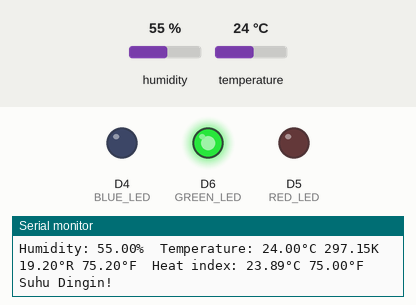
Recording of a program running on a simulated ESP8266 (NodeMCU). On the bench: output pins drawn as LEDs (lit = HIGH), the last lines printed to the serial monitor. The inputs (shaded band) are chosen by the test bench; at power-on: temperature 24 °C, humidity 55 %.

Above: at 5.8 s.
5.9 s: temperature set to 33 °C
At 8.4 s:
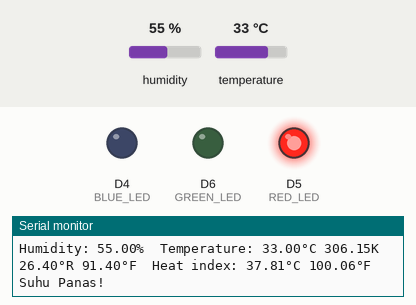
10.2 s: temperature set to 29 °C
At 11.6 s:
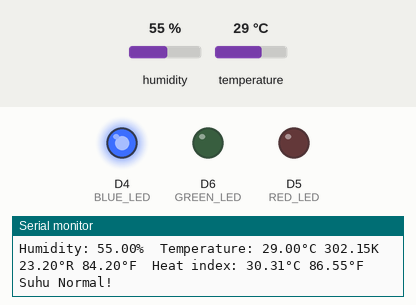
14.5 s: temperature set to 26 °C
At 18.2 s:
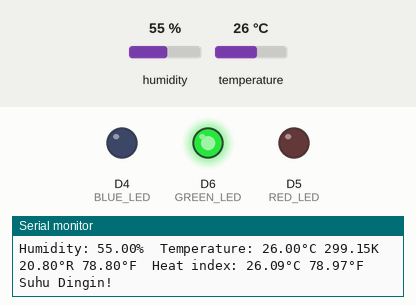
18.8 s: temperature set to 41 °C
At 21.5 s:
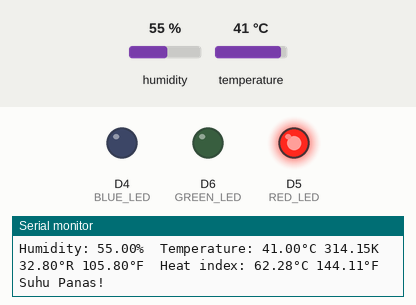
Timing chart, 0 to 23.0 s (numbered marks = the images above; inputs shaded):
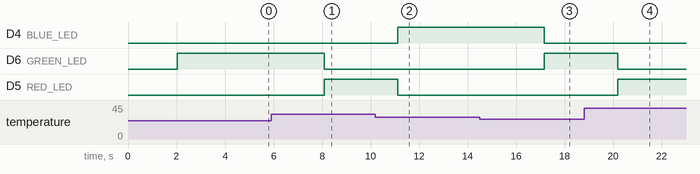

Measured:
- the behaviour switches between 28 and 27 °C on temperature (found by bisection; images 2 and 3)
- after the input at 5.9 s, D6 (GREEN_LED): HIGH → LOW after 2.2 s; D5 (RED_LED): LOW → HIGH after 2.2 s
- after the input at 10.2 s, D4 (BLUE_LED): LOW → HIGH after 0.91 s; D5 (RED_LED): HIGH → LOW after 0.91 s
- after the input at 14.5 s, D4 (BLUE_LED): HIGH → LOW after 2.7 s; D6 (GREEN_LED): LOW → HIGH after 2.7 s
- after the input at 18.8 s, D6 (GREEN_LED): HIGH → LOW after 1.4 s; D5 (RED_LED): LOW → HIGH after 1.4 s

The program:

main.cpp
```cpp
// #include <Arduino.h>
// #include <DHT.h>

// #define DHTTYPE DHT11

// DHT dht(D7, DHTTYPE);

// void setup()
// {
//     dht.begin();
//     Serial.begin(115200);
//     Serial.println("Menggunakan DHT11");
// }

// void loop()
// {
//     delay(2000);
//     float h = dht.readHumidity();
//     float t = dht.readTemperature();
//     float f = dht.readTemperature(true);

//     if (isnan(h) || isnan(t) || isnan(f))
//     {
//         Serial.println("Failed to read from DHT sensor!");
//         return;
//     }

//     float hif = dht.computeHeatIndex(f, h);
//     float hic = dht.computeHeatIndex(t, h, false);

//     Serial.print(F("Humidity: "));
//     Serial.print(h);
//     Serial.print(F("%  Temperature: "));
//     Serial.print(t);
//     Serial.print(F("°C "));
//     Serial.print(f);
//     Serial.print(F("°F  Heat index: "));
//     Serial.print(hic);
//     Serial.print(F("°C "));
//     Serial.print(hif);
//     Serial.println(F("°F"));
// }

// #include <Arduino.h>
// #include <SimpleDHT.h>

// #define pinDHT 7 // SD3 pin signal sensor DHT

// byte temperature = 0;
// byte humidity = 0;

// SimpleDHT11 dht11(D7); // instan sensor dht11

// void KelembabanSuhu()
// {
//     int err = SimpleDHTErrSuccess;

//     if ((err = dht11.read(&temperature, &humidity, NULL)) != SimpleDHTErrSuccess)
//     {
//         Serial.print("Pembacaan DHT11 gagal, err=");
//         Serial.println(err);
//         delay(1000);
//         return;
//     }

//     Serial.print("Sample OK: ");
//     Serial.print((int)temperature);

//     Serial.print(" *C, ");
//     Serial.print((int)humidity);
//     Serial.println(" H");

//     delay(1500);
// }

// void setup()
// {
//     Serial.begin(115200);
//     Serial.println("Simple DHT");
//     delay(1000);
// }

// void loop()
// {
//     KelembabanSuhu();
// }

// #include <Arduino.h>
// #include <DHT.h>


// DHT dht(D7, DHTTYPE);

// void setup()
// {
//     dht.begin();
//     Serial.begin(115200);
//     Serial.println("Menggunakan DHT11");
// }

// void loop()
// {
//     delay(2000);
//     float h = dht.readHumidity();
//     float t = dht.readTemperature();
//     float f = dht.readTemperature(true);

//     if (isnan(h) || isnan(t) || isnan(f))
//     {
//         Serial.println("Failed to read from DHT sensor!");
//         return;
//     }

//     float hif = dht.computeHeatIndex(f, h);
//     float hic = dht.computeHeatIndex(t, h, false);

//     float k = t + 273.15;
//     float r = ((t * 4)/5);

//     Serial.print(F("Humidity: "));
//     Serial.print(h);
//     Serial.print(F("%  Temperature: "));
//     Serial.print(t);
//     Serial.print(F("°C "));
//     Serial.print(k);
//     Serial.print(F("K "));
//     Serial.print(r);
//     Serial.print(F("°R "));
//     Serial.print(f);
//     Serial.print(F("°F  Heat index: "));
//     Serial.print(hic);
//     Serial.print(F("°C "));
//     Serial.print(hif);
//     Serial.println(F("°F "));
// }

#include <Arduino.h>
#include <DHT.h>

#define DHTTYPE DHT11
#define RED_LED D5   // led warna merah
#define GREEN_LED D6 // led warna hijau
#define BLUE_LED D4  // led warnah biru

DHT dht(D7, DHTTYPE);

void setup()
{
    dht.begin();
    Serial.begin(115200);
    pinMode(RED_LED, OUTPUT); // atur pin-pin digital sebagai output
    pinMode(GREEN_LED, OUTPUT);
    pinMode(BLUE_LED, OUTPUT);
    Serial.println("Menggunakan DHT11");
}

void loop()
{
    delay(2000);
    float h = dht.readHumidity();
    float t = dht.readTemperature();
    float f = dht.readTemperature(true);

    if (isnan(h) || isnan(t) || isnan(f))
    {
        Serial.println("Failed to read from DHT sensor!");
        return;
    }

    float hif = dht.computeHeatIndex(f, h);
    float hic = dht.computeHeatIndex(t, h, false);

    float k = t + 273.15;
    float r = ((t * 4) / 5);

    Serial.print(F("Humidity: "));
    Serial.print(h);
    Serial.print(F("%  Temperature: "));
    Serial.print(t);
    Serial.print(F("°C "));
    Serial.print(k);
    Serial.print(F("K "));
    Serial.print(r);
    Serial.print(F("°R "));
    Serial.print(f);
    Serial.print(F("°F  Heat index: "));
    Serial.print(hic);
    Serial.print(F("°C "));
    Serial.print(hif);
    Serial.println(F("°F "));

    if (t <= 27)
    {
        Serial.println("Suhu Dingin!");
        digitalWrite(RED_LED, LOW);
        digitalWrite(GREEN_LED, HIGH);
        digitalWrite(BLUE_LED, LOW);
        delay(1000);
    }
    if (28 < t && t < 30)
    {
        Serial.println("Suhu Normal!");
        digitalWrite(RED_LED, LOW);
        digitalWrite(GREEN_LED, LOW);
        digitalWrite(BLUE_LED, HIGH);
        delay(1000);
    }
    if (t >= 31)
    {
        Serial.println("Suhu Panas!");
        digitalWrite(RED_LED, HIGH);
        digitalWrite(GREEN_LED, LOW);
        digitalWrite(BLUE_LED, LOW);
        delay(1000);
    }
}
```
